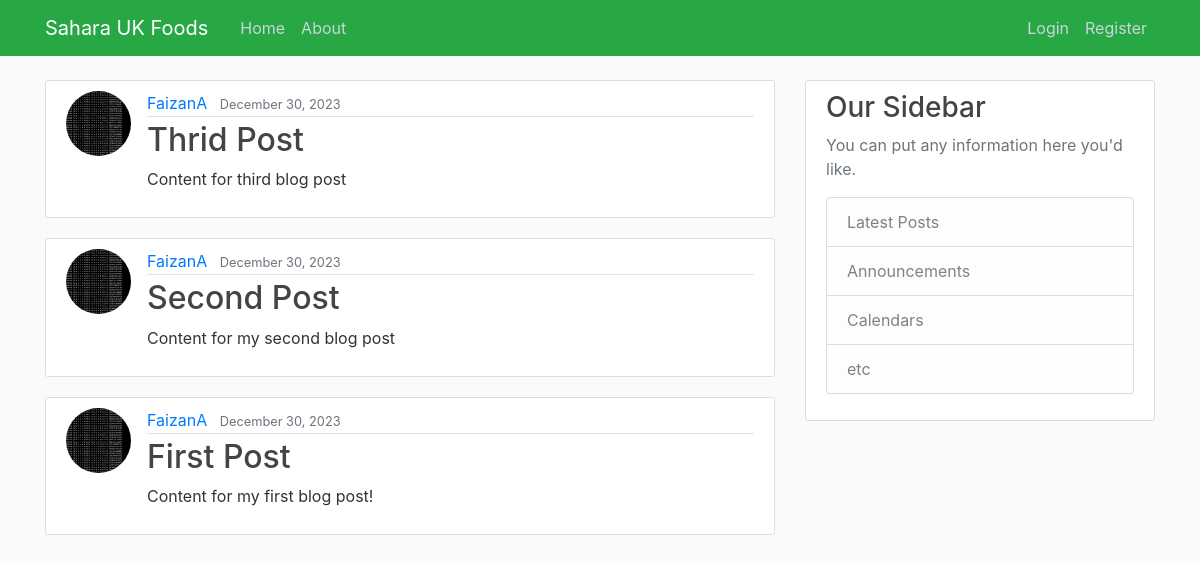
/, run on an earlier commit of the app's database.
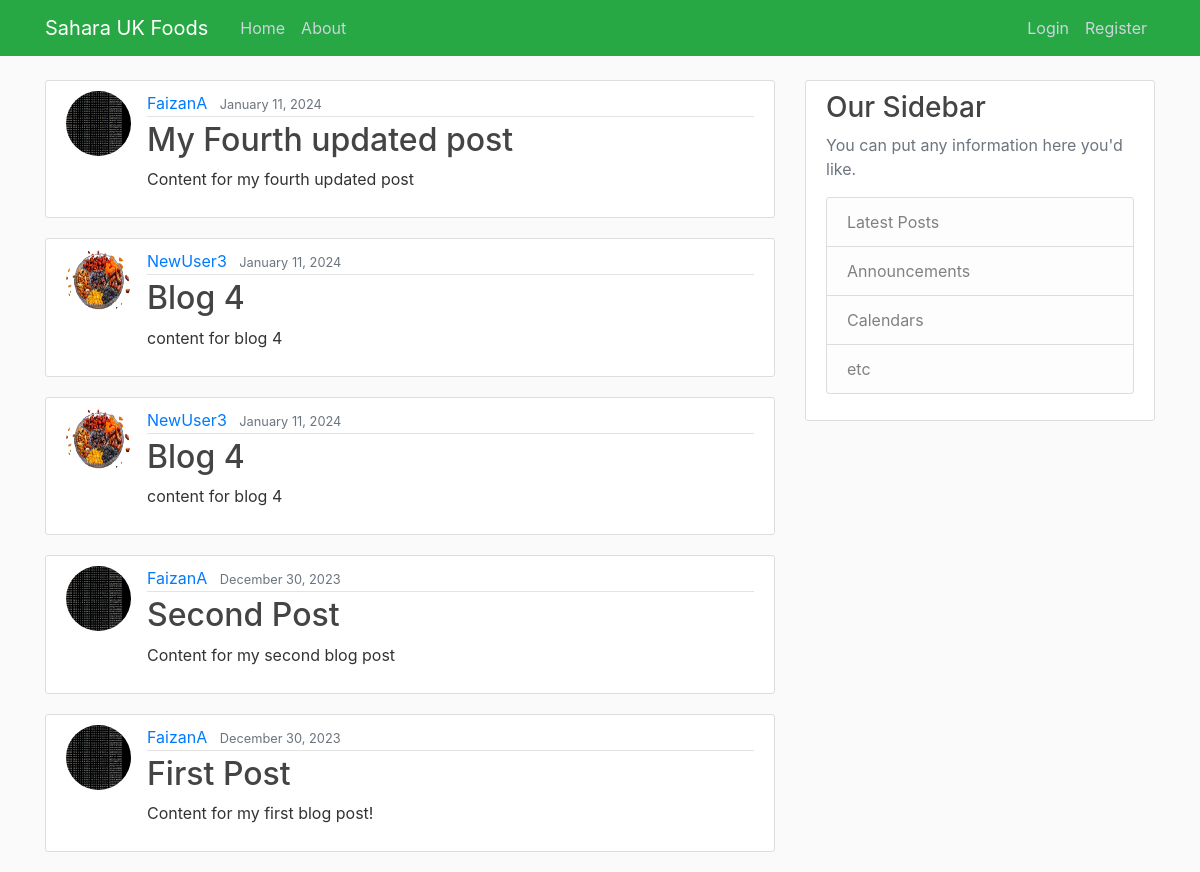
And on a later commit of the database.
### blog/models.py (models this page shows, shortened)
class Post(models.Model):
    title = models.CharField(max_length = 100)
    content = models.TextField()
    date_posted = models.DateTimeField(default = timezone.now)
    author = models.ForeignKey(User, on_delete = models.CASCADE)

### users/models.py (models this page shows, shortened)
class Profile(models.Model):
    user = models.OneToOneField(User, on_delete=models.CASCADE)
    image = models.ImageField(default='default.jpg', upload_to='profile_pics')

### blog/views.py (the view)
# urls.py: path('', PostListView.as_view(), name= 'blog-home'), #it has to be converted into an actual view
class PostListView(ListView):
    model = Post # what model to query in order to create the list
    template_name = 'blog/home.html' # by default it is: <app>/<model>_<viewtype>.html
    context_object_name = 'posts' # by default the list view is going to call the variable object list instead of posts
    ordering = ['-date_posted'] # by default it is ordering with oldest on the top, add '-' to have the newest on top
    paginate_by = 5

### blog/templates/blog/home.html
{% extends 'blog/base.html' %}
{% block content %}
    {% for post in posts %}
    <article class="media content-section">
      <img class="rounded-circle article-img" src="{{post.author.profile.image.url}}">
        <div class="media-body">
          <div class="article-metadata">
            <a class="mr-2" href="#">{{ post.author }}</a>
            <small class="text-muted">{{ post.date_posted | date:"F d, Y"}}</small>
          </div>
          <h2><a class="article-title" href="{% url 'post-detail' post.id %}">{{ post.title }}</a></h2>
          <p class="article-content">{{ post.content }}</p>
        </div>
    </article>
    {% endfor %}
{% endblock content %}

### blog/templates/blog/base.html (shortened to what this page needs)
{% load static %}
<!DOCTYPE html>
<html lang="en">
<head>
    <link rel="stylesheet" href="https://cdn.jsdelivr.net/npm/bootstrap@4.0.0/dist/css/bootstrap.min.css">
    <link rel="stylesheet" href="{% static 'blog/style.css' %}">
</head>
<body>
    <header class="site-header">
        <nav class="navbar navbar-expand-md navbar-dark bg-success fixed-top">
          <div class="container">
            <a class="navbar-brand mr-4" href="{% url 'blog-home' %}">Sahara UK Foods</a>
            <div class="collapse navbar-collapse" id="navbarToggle">
              <div class="navbar-nav mr-auto">
                <a class="nav-item nav-link" href="{% url 'blog-home' %}">Home</a>
                <a class="nav-item nav-link" href="{% url 'blog-about' %}">About</a>
              </div>
              <div class="navbar-nav">
                {% if user.is_authenticated %}
                  <a class="nav-item nav-link" href="{% url 'post-create' %}">Create a new post</a>
                  <a class="nav-item nav-link" href="{% url 'profile' %}">Profile</a>
                  <a class="nav-item nav-link" href="{% url 'logout' %}">Logout</a>
                {% else %}
                  <a class="nav-item nav-link" href="{% url 'login' %}">Login</a>
                  <a class="nav-item nav-link" href="{% url 'register' %}">Register</a>
                {% endif %}
              </div>
            </div>
          </div>
        </nav>
      </header>
      <main role="main" class="container">
        <div class="row">
          <div class="col-md-8">
            {% block content %}{% endblock %}
          </div>
          <div class="col-md-4">
            <div class="content-section">
              <h3>Our Sidebar</h3>
              <p class='text-muted'>You can put any information here you'd like.
                <ul class="list-group">
                  <li class="list-group-item list-group-item-light">Latest Posts</li>
                  <li class="list-group-item list-group-item-light">Announcements</li>
                  <li class="list-group-item list-group-item-light">Calendars</li>
                  <li class="list-group-item list-group-item-light">etc</li>
                </ul>
              </p>
            </div>
          </div>
        </div>
      </main>
</body>
</html>

### blog/static/blog/style.css (style rules this page uses)
body { background: #fafafa; color: #333333; margin-top: 5rem; }
h1, h2, h3, h4, h5, h6 { color: #444444; }
ul { margin: 0; }
.site-header .navbar-nav .nav-link { color: #cbd5db; }
.content-section { background: #ffffff; padding: 10px 20px; border: 1px solid #dddddd; border-radius: 3px; margin-bottom: 20px; }
.article-title { color: #444444; }
.article-content { white-space: pre-line; }
.article-img { height: 65px; width: 65px; margin-right: 16px; }
.article-metadata { padding-bottom: 1px; margin-bottom: 4px; border-bottom: 1px solid #e3e3e3 }

What changed in the data, as far as the page shows it:
removed Post: author.profile.image (picture), author "FaizanA", date_posted "December 30, 2023", title "Thrid Post", content "Content for third blog post"
added Post: author.profile.image (picture), author "FaizanA", date_posted "January 11, 2024", title "My Fourth updated post", content "Content for my fourth updated post"
added Post: author.profile.image (picture), author "NewUser3", date_posted "January 11, 2024", title "Blog 4", content "content for blog 4"
added Post: author.profile.image (picture), author "NewUser3", date_posted "January 11, 2024", title "Blog 4", content "content for blog 4"
